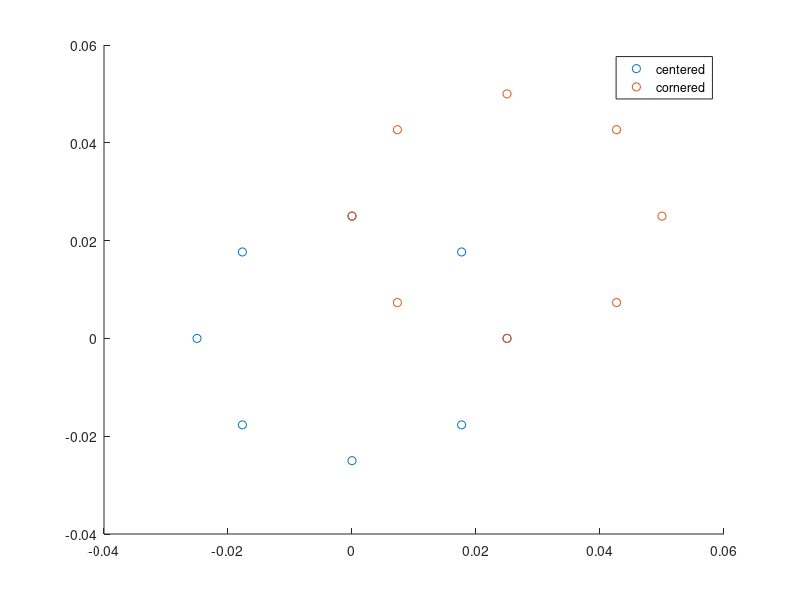

Write the MATLAB code that produced this figure.
% THIS IS A SCRIPT FOR GENERATING A CIRCULAR MICROPHONE ARRAY
clear all;
close all;
%Half-wavelength: (343/21kHz)/2 =  0,0082m
%Distance between mics should be less than half-wavelength
mic_dist = 0.05;
n_mic = 8;

% creating array of angles between 0 and 2*pi
angles = linspace(0, 2*pi, n_mic+1);
angles = angles(1:end-1);

% creating points
X = (mic_dist/2)*cos(angles);
Y = (mic_dist/2)*sin(angles);

mic_pos_centered = [zeros(1,n_mic);X;Y];
mic_pos_cornered = [zeros(1,n_mic);X+(mic_dist/2);Y+(mic_dist/2)];
figure;
scatter(mic_pos_centered(2,:), mic_pos_centered(3,:));
hold on;
scatter(mic_pos_cornered(2,:), mic_pos_cornered(3,:));
hold off;
legend('centered','cornered');

save('mic_pos_centered');
save('mic_pos_cornered');
